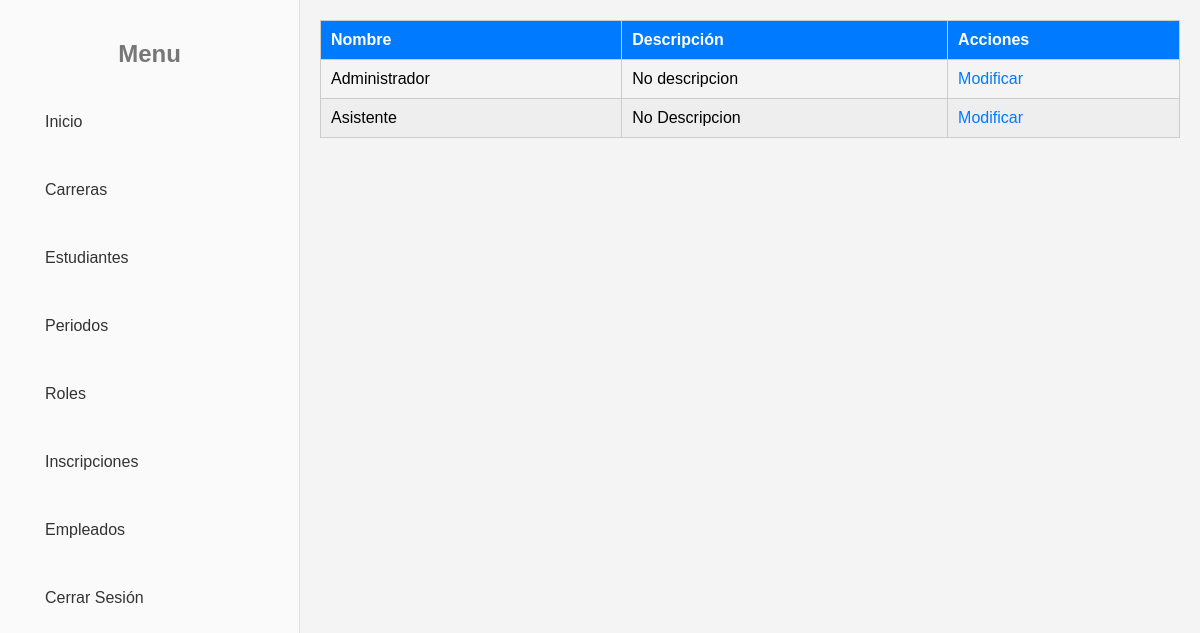
/views/gestionarRoles/listarRoles.php, run on an earlier commit of the app's database.
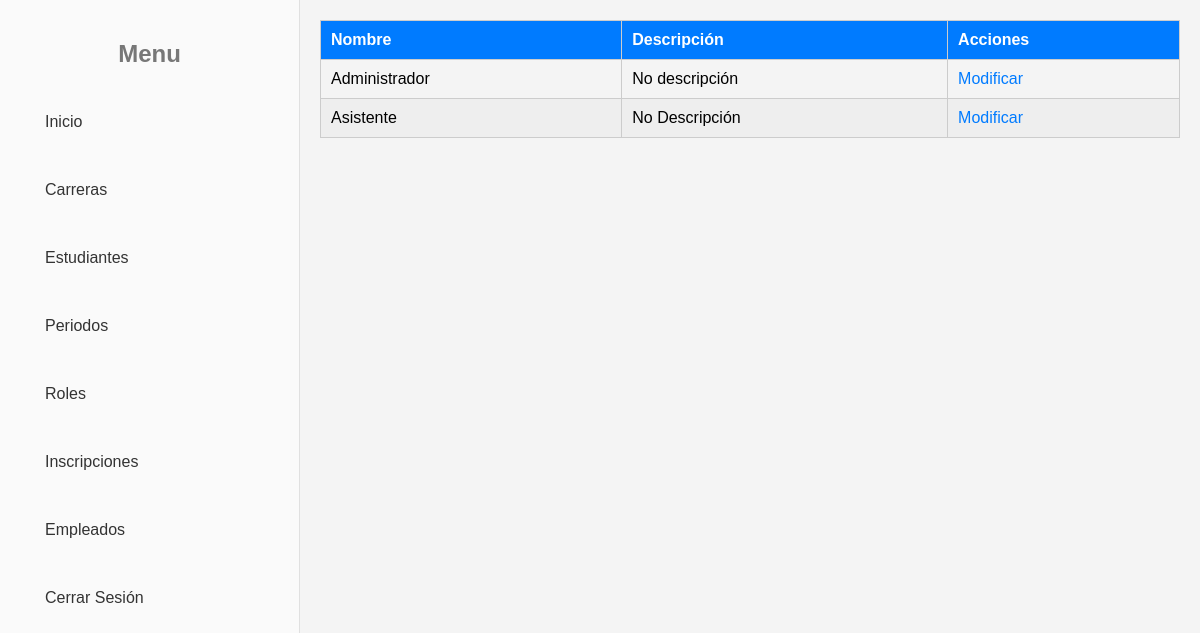
And on a later commit of the database.
### tables this page shows
CREATE TABLE roles(
    ID INT NOT NULL AUTO_INCREMENT,
    name VARCHAR(50) NOT NULL,
    description VARCHAR(100),
    PRIMARY KEY(ID)
);

### controllers/conexion.php (called while the page is built, shortened)
<?php
    class Connection {
        private static $instance = null;
        private $con;
        private function __construct() {
            $this->con = new mysqli("localhost:3306", "root", "", "studentDB");
        }
        public static function getInstance() {
            if(!self::$instance) {
                self::$instance = new Connection();
            }
            return self::$instance;
        }
        public function getConnection() {
            return $this->con;
        }
    }

### controllers/clases/rol.php (called while the page is built, shortened)
<?php
include_once(__DIR__ . '/../conexion.php');
class Role {
    private $con;
    public function __construct()
    {
        $this->con = Connection::getInstance()->getConnection();
    }
    public function getRoles() {
        $stmt = $this->con->prepare("SELECT * FROM roles");
        if (!$stmt->execute()) {
            throw new Exception('Error al obtener los roles: ' . $stmt->error);
        }
        $result = $stmt->get_result();
        $roles = [];
        while ($row = $result->fetch_assoc()) {
            $roles[] = $row;
        }
        return $roles;
    }
}

### views/gestionarRoles/listarRoles.php (the view, shortened to what this page needs)
<?php
include_once('../../controllers/clases/rol.php');
$role = new Role();
$roles = $role->getRoles();
?>
<?php
include('../templates/encabezadoConfig.php');
?>
<body>
    <div class="sidebarBackground">
        <?php include('../templates/menus/menuAdministrador.php') ?>
    </div>
    <div class="content">
        <div>
            <table class="table">
                <thead>
                    <tr>
                        <th>Nombre</th>
                        <th>Descripción</th>
                        <th>Acciones</th>
                    </tr>
                </thead>
                <tbody>
                    <?php
                    foreach ($roles as $role) {
                        echo <<<HTML
                        <tr class="dataList">
                            <td>{$role['name']}</td>
                            <td>{$role['description']}</td>
                            <td><a href="modificarRoles.php?id={$role['ID']}">Modificar</a></td>
                        </tr>
                        HTML;
                    }
                    ?>
                </tbody>
            </table>
        </div>
    </div>
</body>
</html>

### views/templates/encabezadoConfig.php (shortened to what this page needs)
<!DOCTYPE html>
<html lang="es">
<head>
    <link rel="stylesheet" href="../../assets/css/global.css">
</head>

### views/templates/menus/menuAdministrador.php (shortened to what this page needs)
<?php
$idRole = $_SESSION['ID_ROLE'];
?>
<div class="sidebar">
    <h2>Menu</h2>
    <ul>
        <?php
        if ($idRole === 2) {
            echo <<<HTML
                <li><a href="../../views/dashboardEmpleados/dashboardEmpleados.php">Inicio</a></li>
                <li><a href="../../views/gestionarEstudiantes/listarEstudiantes.php">Estudiantes</a></li>
                <li><a href="../../views/gestionarInscripciones/listarinscripcion.php">Inscripciones</a></li>
                <li><a href="../../../controllers/gestionarAcceso/cerrarSesion.php">Cerrar Sesión</a></li>
            HTML;
        } else {
            echo <<<HTML
                <li><a href="../../views/dashboardEmpleados/dashboardEmpleados.php">Inicio</a></li>
                <li><a href="../../views/gestionarCarreras/listarCarreras.php">Carreras</a></li>
                <li><a href="../../views/gestionarEstudiantes/listarEstudiantes.php">Estudiantes</a></li>
                <li><a href="../../views/gestionarPeriodos/listarPeriodos.php">Periodos</a></li>
                <li><a href="../../views/gestionarRoles/listarRoles.php">Roles</a></li>
                <li><a href="../../views/gestionarInscripciones/listarinscripciones.php">Inscripciones</a></li>
                <li><a href="../../views/gestionarUsuarios/listarUsuarios.php">Empleados</a></li>
                <li><a href="../../../controllers/gestionarAcceso/cerrarSesion.php">Cerrar Sesión</a></li>
            HTML;
        }
        ?>
    </ul>
</div>

### assets/css/global.css (style rules this page uses)
body { background-color: #f4f4f4; font-family: Arial, sans-serif; margin: 0; height: 100vh; display: flex; }
.sidebarBackground { height: 100%; display: flex; flex-direction: row; max-width: 300px; }
.sidebar { background-color: #fafafa; color: #333; max-width: 300px; min-width: 300px; box-sizing: border-box; flex-grow: 1; top: 0; padding: 20px; border-right: 1px solid #e0e0e0; }
.sidebar h2 { text-align: center; margin-bottom: 20px; }
.sidebar ul { list-style-type: none; padding: 0; margin: 0; }
.sidebar ul li { padding: 5px; }
.sidebar ul li a { color: #333; text-decoration: none; display: block; padding: 20px; border-radius: 5px; transition: all 0.3s ease; }
.content { flex-grow: 1; padding: 20px; text-align: center; }
h2 { color: #777; }
.table { width: 100%; border-collapse: collapse; }
.table th, .table td { border: 1px solid #ccc; padding: 10px; text-align: left; }
.table th { background-color: #007BFF; color: #fff; }
.table tr:nth-child(even) { background-color: #eeeeee; }
.table a { text-decoration: none; color: #007BFF; }

What changed in the data, as far as the page shows it:
changed roles "Administrador": description "No descripcion" → "No descripción"
changed roles "Asistente": description "No Descripcion" → "No Descripción"
